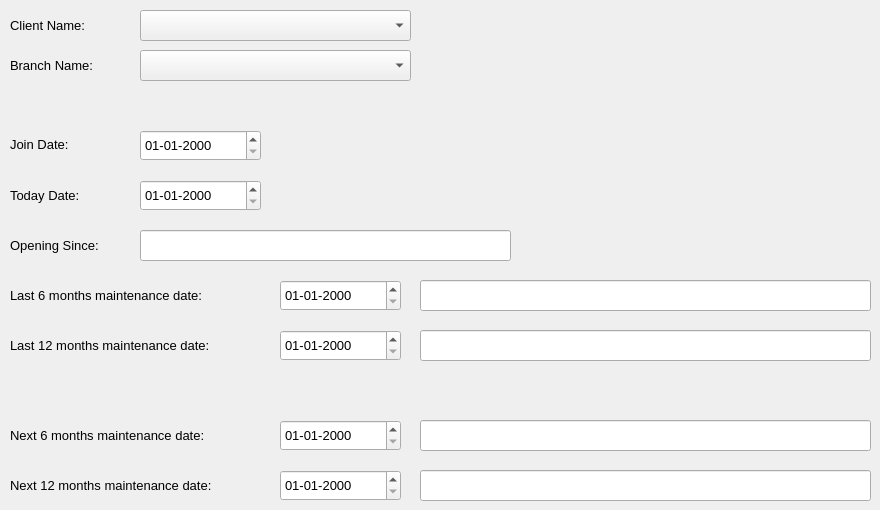
     <widget class="QWidget" name="tab_11">
      <attribute name="title">
       <string>Spare Parts Schadual Time</string>
      </attribute>
      <widget class="QLabel" name="label_81">
       <property name="geometry">
        <rect>
         <x>10</x>
         <y>129</y>
         <width>81</width>
         <height>31</height>
        </rect>
       </property>
       <property name="font">
        <font>
         <family>Segoe UI</family>
         <pointsize>10</pointsize>
        </font>
       </property>
       <property name="text">
        <string>Join Date:</string>
       </property>
      </widget>
      <widget class="QLabel" name="label_82">
       <property name="geometry">
        <rect>
         <x>10</x>
         <y>330</y>
         <width>271</width>
         <height>31</height>
        </rect>
       </property>
       <property name="font">
        <font>
         <family>Segoe UI</family>
         <pointsize>10</pointsize>
        </font>
       </property>
       <property name="text">
        <string>Last 12 months maintenance date:</string>
       </property>
      </widget>
      <widget class="QLabel" name="label_83">
       <property name="geometry">
        <rect>
         <x>10</x>
         <y>10</y>
         <width>101</width>
         <height>31</height>
        </rect>
       </property>
       <property name="font">
        <font>
         <family>Segoe UI</family>
         <pointsize>10</pointsize>
        </font>
       </property>
       <property name="text">
        <string>Client Name:</string>
       </property>
      </widget>
      <widget class="QDateEdit" name="dateEdit_8">
       <property name="geometry">
        <rect>
         <x>280</x>
         <y>330</y>
         <width>121</width>
         <height>31</height>
        </rect>
       </property>
       <property name="font">
        <font>
         <family>Segoe UI</family>
         <pointsize>10</pointsize>
        </font>
       </property>
       <property name="displayFormat">
        <string>dd-MM-yyyy</string>
       </property>
      </widget>
      <widget class="QLabel" name="label_85">
       <property name="geometry">
        <rect>
         <x>10</x>
         <y>470</y>
         <width>271</width>
         <height>31</height>
        </rect>
       </property>
       <property name="font">
        <font>
         <family>Segoe UI</family>
         <pointsize>10</pointsize>
        </font>
       </property>
       <property name="text">
        <string>Next 12 months maintenance date:</string>
       </property>
      </widget>
      <widget class="QComboBox" name="branchcommaint">
       <property name="geometry">
        <rect>
         <x>140</x>
         <y>50</y>
         <width>271</width>
         <height>31</height>
        </rect>
       </property>
       <property name="font">
        <font>
         <family>Segoe UI</family>
         <pointsize>10</pointsize>
        </font>
       </property>
       <item>
        <property name="text">
         <string/>
        </property>
       </item>
      </widget>
      <widget class="QComboBox" name="clcombonamespare">
       <property name="geometry">
        <rect>
         <x>140</x>
         <y>10</y>
         <width>271</width>
         <height>31</height>
        </rect>
       </property>
       <property name="font">
        <font>
         <family>Segoe UI</family>
         <pointsize>10</pointsize>
        </font>
       </property>
       <item>
        <property name="text">
         <string/>
        </property>
       </item>
      </widget>
      <widget class="QLineEdit" name="lineEdit_2">
       <property name="geometry">
        <rect>
         <x>420</x>
         <y>280</y>
         <width>451</width>
         <height>31</height>
        </rect>
       </property>
       <property name="font">
        <font>
         <family>Segoe UI</family>
         <pointsize>10</pointsize>
        </font>
       </property>
      </widget>
      <widget class="QDateEdit" name="dateEdit_9">
       <property name="geometry">
        <rect>
         <x>140</x>
         <y>130</y>
         <width>121</width>
         <height>31</height>
        </rect>
       </property>
       <property name="font">
        <font>
         <family>Segoe UI</family>
         <pointsize>10</pointsize>
        </font>
       </property>
       <property name="displayFormat">
        <string>dd-MM-yyyy</string>
       </property>
      </widget>
      <widget class="QLineEdit" name="lineEdit">
       <property name="geometry">
        <rect>
         <x>140</x>
         <y>230</y>
         <width>371</width>
         <height>31</height>
        </rect>
       </property>
       <property name="font">
        <font>
         <family>Segoe UI</family>
         <pointsize>10</pointsize>
        </font>
       </property>
      </widget>
      <widget class="QLabel" name="label_86">
       <property name="geometry">
        <rect>
         <x>10</x>
         <y>50</y>
         <width>111</width>
         <height>31</height>
        </rect>
       </property>
       <property name="font">
        <font>
         <family>Segoe UI</family>
         <pointsize>10</pointsize>
        </font>
       </property>
       <property name="text">
        <string>Branch Name:</string>
       </property>
      </widget>
      <widget class="QLabel" name="label_87">
       <property name="geometry">
        <rect>
         <x>10</x>
         <y>230</y>
         <width>121</width>
         <height>31</height>
        </rect>
       </property>
       <property name="font">
        <font>
         <family>Segoe UI</family>
         <pointsize>10</pointsize>
        </font>
       </property>
       <property name="text">
        <string>Opening Since:</string>
       </property>
      </widget>
      <widget class="QLineEdit" name="lineEdit_3">
       <property name="geometry">
        <rect>
         <x>420</x>
         <y>330</y>
         <width>451</width>
         <height>31</height>
        </rect>
       </property>
       <property name="font">
        <font>
         <family>Segoe UI</family>
         <pointsize>10</pointsize>
        </font>
       </property>
      </widget>
      <widget class="QLabel" name="label_88">
       <property name="geometry">
        <rect>
         <x>10</x>
         <y>420</y>
         <width>271</width>
         <height>31</height>
        </rect>
       </property>
       <property name="font">
        <font>
         <family>Segoe UI</family>
         <pointsize>10</pointsize>
        </font>
       </property>
       <property name="text">
        <string>Next 6 months maintenance date:</string>
       </property>
      </widget>
      <widget class="QDateEdit" name="dateEdit_10">
       <property name="geometry">
        <rect>
         <x>140</x>
         <y>180</y>
         <width>121</width>
         <height>31</height>
        </rect>
       </property>
       <property name="font">
        <font>
         <family>Segoe UI</family>
         <pointsize>10</pointsize>
        </font>
       </property>
       <property name="displayFormat">
        <string>dd-MM-yyyy</string>
       </property>
      </widget>
      <widget class="QLineEdit" name="lineEdit_5">
       <property name="geometry">
        <rect>
         <x>420</x>
         <y>470</y>
         <width>451</width>
         <height>31</height>
        </rect>
       </property>
       <property name="font">
        <font>
         <family>Segoe UI</family>
         <pointsize>10</pointsize>
        </font>
       </property>
      </widget>
      <widget class="QDateEdit" name="dateEdit_12">
       <property name="geometry">
        <rect>
         <x>280</x>
         <y>420</y>
         <width>121</width>
         <height>31</height>
        </rect>
       </property>
       <property name="font">
        <font>
         <family>Segoe UI</family>
         <pointsize>10</pointsize>
        </font>
       </property>
       <property name="displayFormat">
        <string>dd-MM-yyyy</string>
       </property>
      </widget>
      <widget class="QLabel" name="label_89">
       <property name="geometry">
        <rect>
         <x>10</x>
         <y>280</y>
         <width>261</width>
         <height>31</height>
        </rect>
       </property>
       <property name="font">
        <font>
         <family>Segoe UI</family>
         <pointsize>10</pointsize>
        </font>
       </property>
       <property name="text">
        <string>Last 6 months maintenance date:</string>
       </property>
      </widget>
      <widget class="QLabel" name="label_90">
       <property name="geometry">
        <rect>
         <x>10</x>
         <y>180</y>
         <width>101</width>
         <height>31</height>
        </rect>
       </property>
       <property name="font">
        <font>
         <family>Segoe UI</family>
         <pointsize>10</pointsize>
        </font>
       </property>
       <property name="text">
        <string>Today Date:</string>
       </property>
      </widget>
      <widget class="QLineEdit" name="lineEdit_4">
       <property name="geometry">
        <rect>
         <x>420</x>
         <y>420</y>
         <width>451</width>
         <height>31</height>
        </rect>
       </property>
       <property name="font">
        <font>
         <family>Segoe UI</family>
         <pointsize>10</pointsize>
        </font>
       </property>
      </widget>
      <widget class="QDateEdit" name="dateEdit_13">
       <property name="geometry">
        <rect>
         <x>280</x>
         <y>470</y>
         <width>121</width>
         <height>31</height>
        </rect>
       </property>
       <property name="font">
        <font>
         <family>Segoe UI</family>
         <pointsize>10</pointsize>
        </font>
       </property>
       <property name="displayFormat">
        <string>dd-MM-yyyy</string>
       </property>
      </widget>
      <widget class="QDateEdit" name="dateEdit_14">
       <property name="geometry">
        <rect>
         <x>280</x>
         <y>280</y>
         <width>121</width>
         <height>31</height>
        </rect>
       </property>
       <property name="font">
        <font>
         <family>Segoe UI</family>
         <pointsize>10</pointsize>
        </font>
       </property>
       <property name="displayFormat">
        <string>dd-MM-yyyy</string>
       </property>
      </widget>
      <widget class="QLabel" name="label_179">
       <property name="geometry">
        <rect>
         <x>140</x>
         <y>90</y>
         <width>281</width>
         <height>31</height>
        </rect>
       </property>
       <property name="font">
        <font>
         <family>Segoe UI</family>
         <pointsize>10</pointsize>
        </font>
       </property>
       <property name="styleSheet">
        <string notr="true">color:rgb(255, 0, 0);</string>
       </property>
       <property name="text">
        <string/>
       </property>
      </widget>
     </widget>
